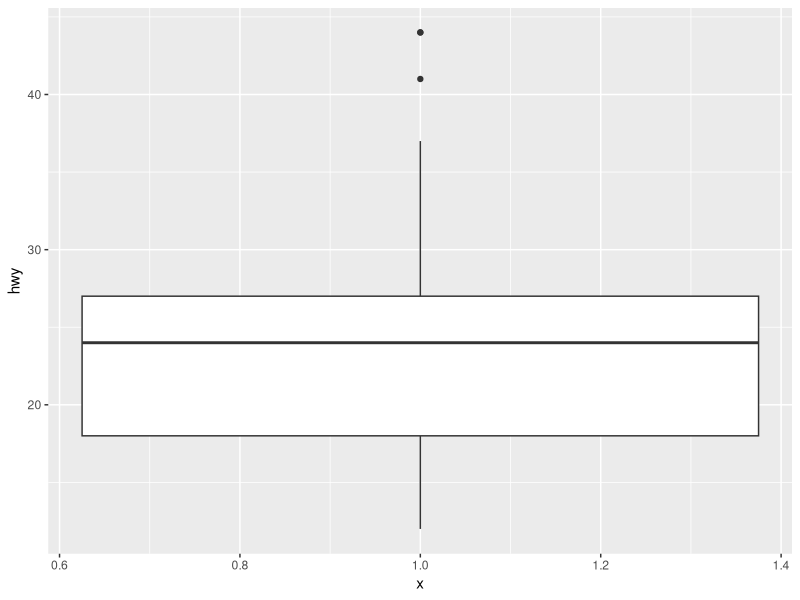

Reproduce this figure in R.
library(ggplot2)
library(dplyr)


df <- mpg



df <- df %>% 
  select(hwy)

df$x = 1

df


p = ggplot(df, aes(x, hwy)) + geom_boxplot()


ggplot_build(p)$data %>% data.frame()


library(ggplot2)
boxplot(mpg$hwy, plot = F)$stats
q1 <- boxplot(mpg$hwy, plot = F)$stats[2]
q1

q3 <- boxplot(mpg$hwy, plot = F)$stats[4]
q3


iqr15 <- (q3-q1)*1.5
iqr15

upper <- q3 + iqr15
upper

lower <- q1 - iqr15 
lower

# upper보다 작은 것 중 가장 큰 값이 위쪽 수염
df %>% 
  filter(hwy < upper) %>% 
  arrange(desc(hwy)) %>% 
  head(1)
  
# lower보다 큰 것중 가장 작은 값이 아랫쪽 수염
df %>% 
  filter(hwy > lower) %>% 
  arrange(hwy) %>% 
  head(1)
  







